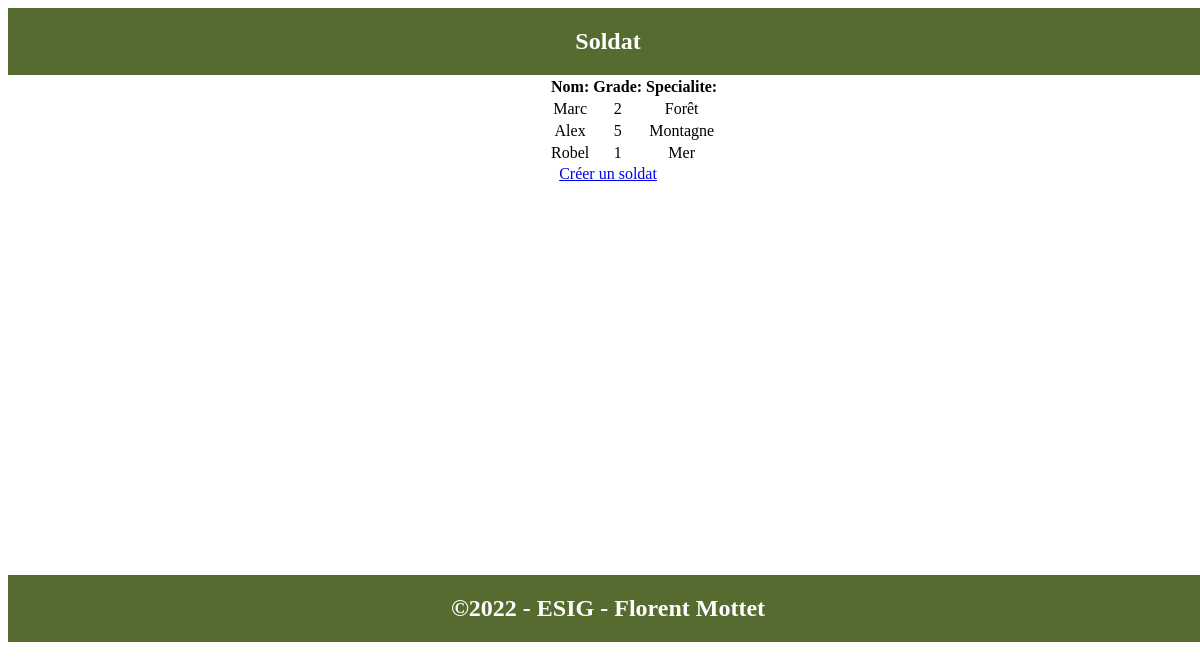
/voir, run on an earlier commit of the app's database.
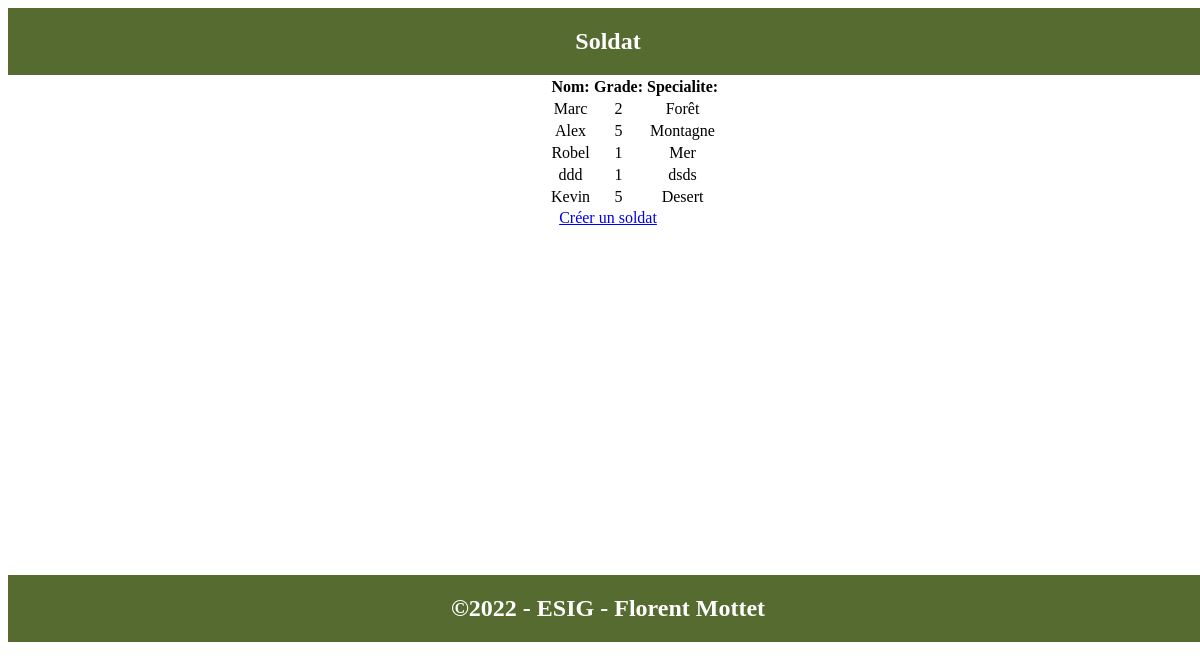
And on a later commit of the database.
### my_site/models.py (models this page shows)
class Soldat(models.Model):
    nom = models.CharField(max_length=32, null=False)
    grade = models.DecimalField(max_digits=1, decimal_places=0, null=False)
    specialite = models.CharField(max_length=32, null=True)

### my_site/views.py (the view)
# urls.py: path('voir', views.voir_soldat, name="voir_soldat"),
def voir_soldat(request):
    tous_les_soldats = Soldat.objects.all()
    contenu = {"soldats" : tous_les_soldats}
    return render(request, "voir_soldat.html", contenu)

### templates/voir_soldat.html
{% extends "base.html" %}
{% block content %}
    <table >
        <thead>
            <th>Nom:</th>
            <th>Grade:</th>
            <th>Specialite:</th>
        </thead>
        {% for soldat in soldats %}
        <tr>
            <td> {{ soldat.nom }}</td>
            <td> {{ soldat.grade }}</td>
            <td> {{ soldat.specialite }}</td>
        </tr>
        {% endfor %}
    </table>
        <a href="{% url "creer_soldat" %}">Créer un soldat</a>
{% endblock %}

### templates/base.html (shortened to what this page needs)
{% load static %}
<!DOCTYPE html>
<html lang="en">
<head>
    <link rel="stylesheet" href="{% static "style.css" %}">
</head>
<body>
    <div id="header"><h2>Soldat</h2></div>
    <div id="content">
        {% block content %}
        {% endblock %}
    </div>
    <div id="footer"><h2>&copy;2022 - ESIG - Florent Mottet</h2></div>
</body>
</html>

### my_site/static/style.css (style rules this page uses)
#header, #footer { background-color: darkolivegreen; color: white; width: 100%; height: 100%; text-align: center; }
#content { height: 500px; text-align: center; }
table { margin-left: 45%; }
body { height: 100%; width: 100%; display: flex; flex-direction: column; flex-wrap: nowrap; justify-content: space-between; align-items: stretch; }

What changed in the data, as far as the page shows it:
added Soldat: nom "ddd", grade "1", specialite "dsds"
added Soldat: nom "Kevin", grade "5", specialite "Desert"
